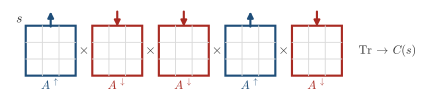

Python code for this plot:
"""Session 10, Eq. (10.6) for one configuration s, one D x D matrix per site multiplied into a number."""
import os, sys
sys.path.insert(0, os.path.join(os.path.dirname(os.path.abspath(__file__)), ".."))
import matplotlib.pyplot as plt
from matplotlib.patches import Rectangle
import style

s = [1, -1, -1, 1, -1]
D = 3
fig, ax = plt.subplots(figsize=(style.WIDTH_CM * style.CM, 4.4 * style.CM))
ax.axis('off'); ax.set_aspect('equal')
gap = 1.0
for i, v in enumerate(s):
    x0 = i * (D + gap)
    col = style.ACCENT if v > 0 else style.BROKEN
    ax.annotate('', xy=(x0 + D / 2, 3.4 + 0.45 * v), xytext=(x0 + D / 2, 3.4 - 0.45 * v),
                arrowprops=dict(arrowstyle='-|>', color=col, lw=1.6, mutation_scale=9, shrinkA=0, shrinkB=0))
    ax.add_patch(Rectangle((x0, 0), D, D, fc='none', ec=col, lw=1.6))
    for k in range(1, D):
        ax.plot([x0 + k, x0 + k], [0, D], color=style.GRID, lw=0.7)
        ax.plot([x0, x0 + D], [k, k], color=style.GRID, lw=0.7)
    style.label(ax, x0 + D / 2, -0.55, r'$A^{\uparrow}$' if v > 0 else r'$A^{\downarrow}$', color=col, fontsize=9)
    if i < len(s) - 1:
        style.label(ax, x0 + D + gap / 2, D / 2, r'$\times$', fontsize=10)
n = len(s) * (D + gap) - gap
style.label(ax, n + 1.0, D / 2, r'$\mathrm{Tr}\,\to\,C(s)$', fontsize=9, ha='left')
style.label(ax, -0.2, 3.4, r'$s$', fontsize=10, ha='right')
ax.set_xlim(-1.2, n + 5.5); ax.set_ylim(-1.1, 4.2)
style.save(fig, __file__)
